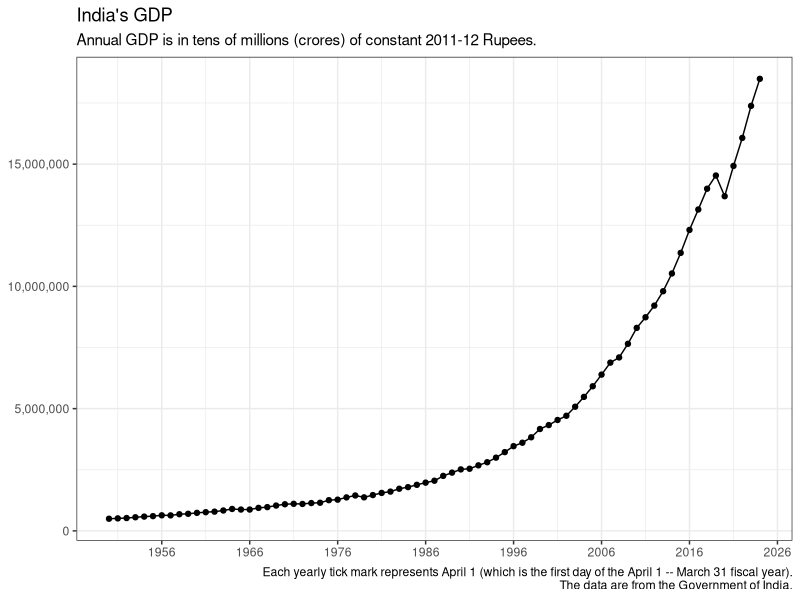
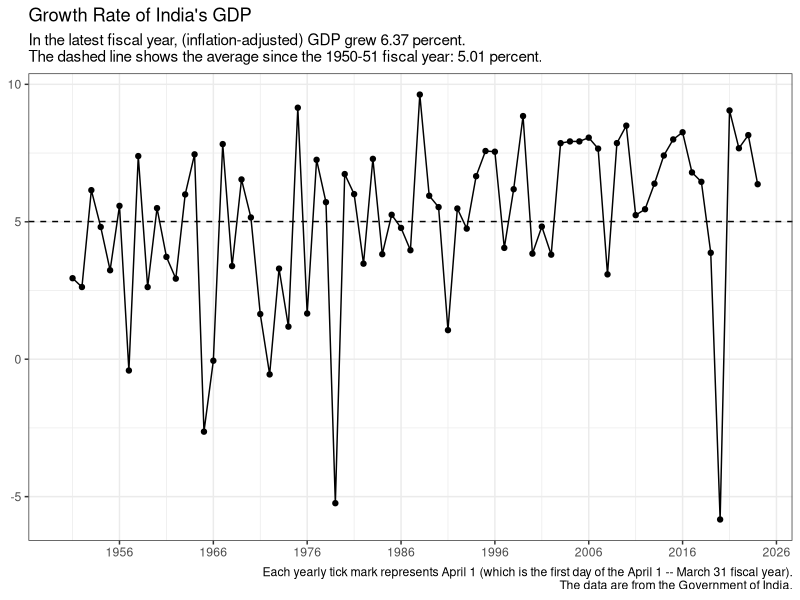
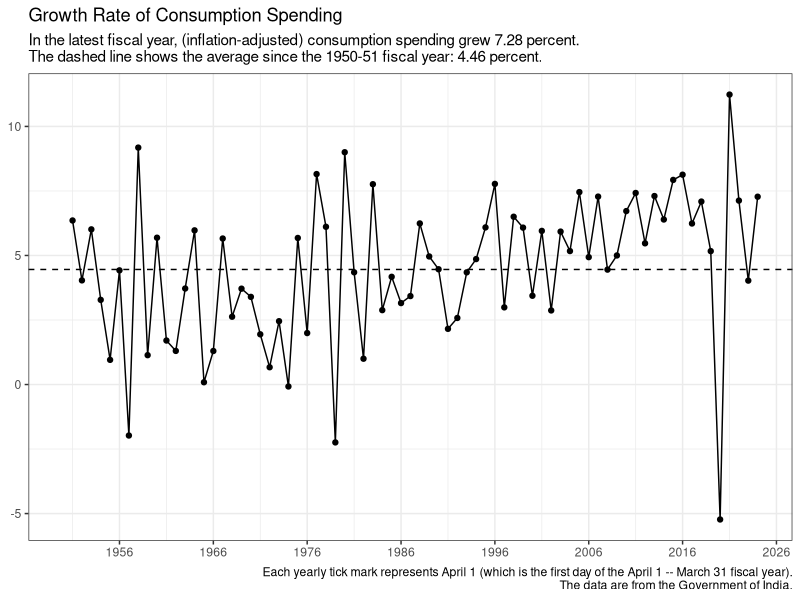
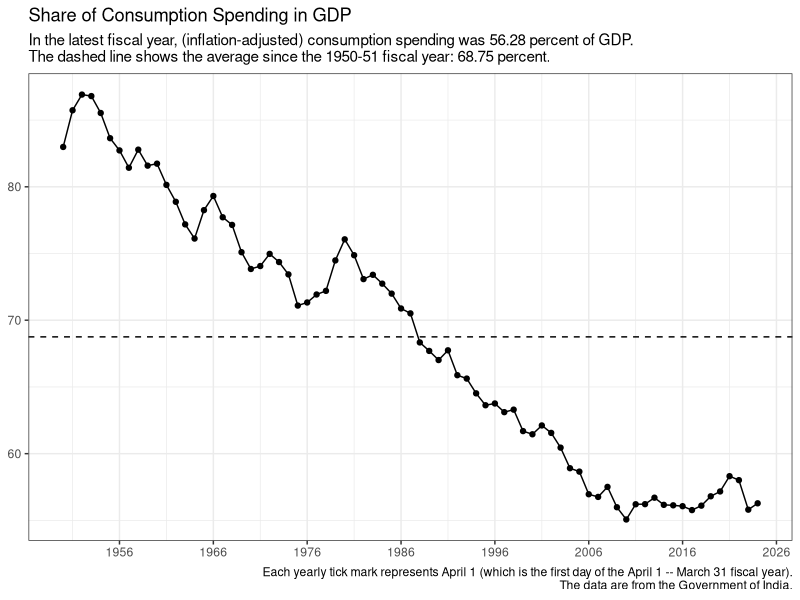
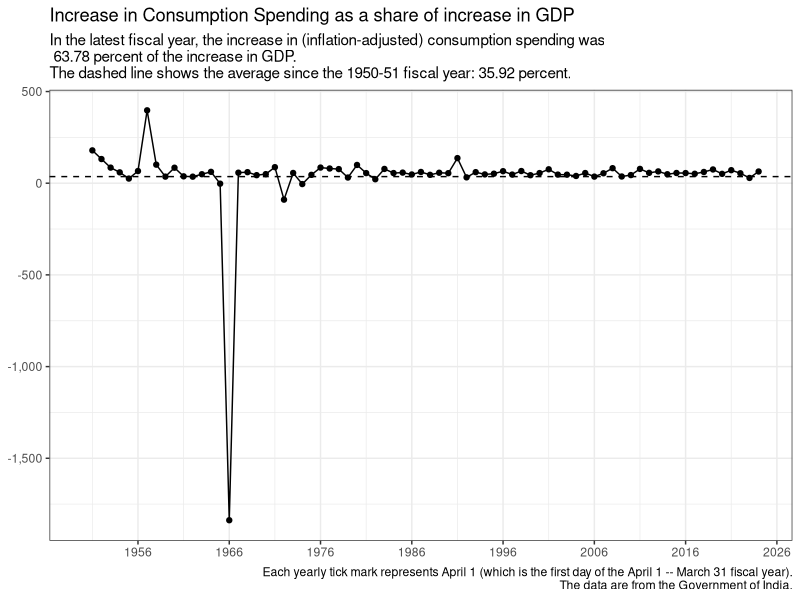
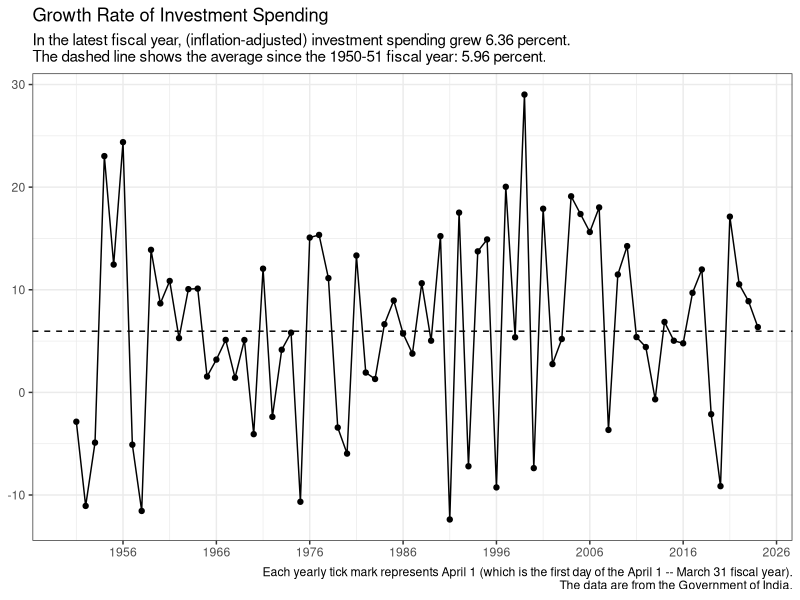
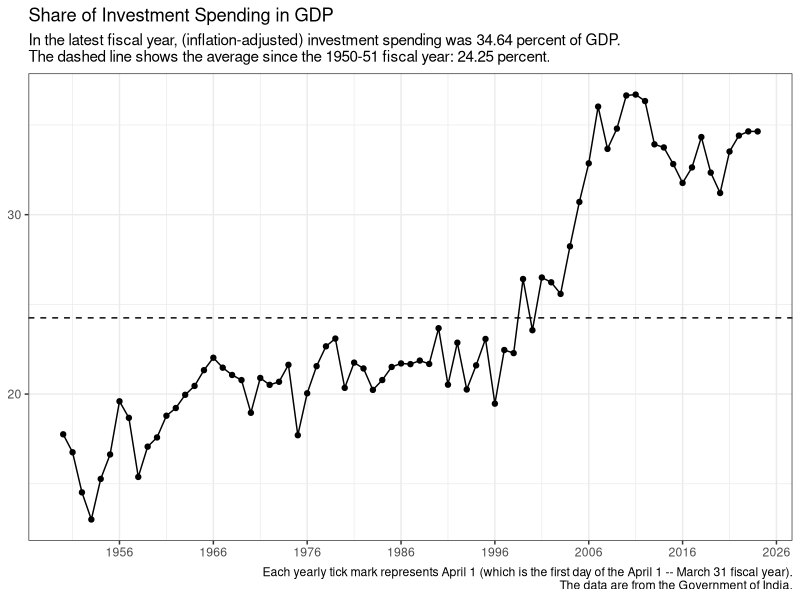
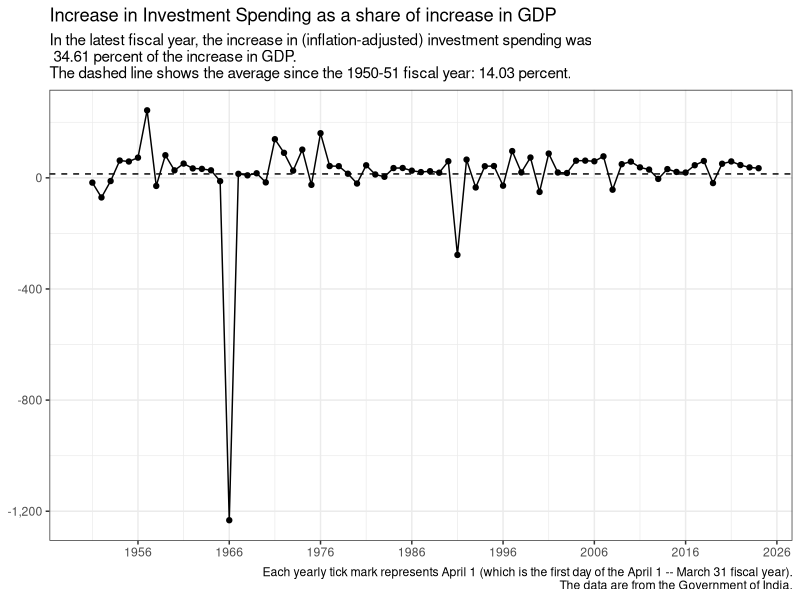

These charts were generated, in order, by the following R code:
## ---- chunk 1
knitr::opts_chunk$set(echo = TRUE)
## ---- chunk 2
#| echo: FALSE
#| message: FALSE
#| warning: FALSE

library(tidyverse)
library(readxl)
library(lubridate)

annual <- read_xlsx(
  path = "india-gdp.xlsx",
  sheet = "gdp_annual",
  col_names = TRUE
) |>
  mutate(Date = as.Date(paste0(substr(Year, start = 1, stop = 4), 
                                          "-01-01"))) |>
  relocate(Date)  

share <- function(x, y){100*x/y}
share_incr <- function(x, y){100*(x - lag(x, 1))/(y - lag(y, 1))}
growth <- function(x){100*(x - lag(x, 1))/lag(x, 1)}

annual_big <- annual |>
  mutate(I = GFCF + CIS,
         I_share = share(I, GDP),
         C_share = share(PFCE, GDP),
         G_share = share(GFCE, GDP),
         NX = Exports - Imports,
         NX_share = share(NX, GDP),
         EX_share = share(Exports, GDP),
         IM_share = share(Imports, GDP),
         # D_share = share(Discrepancies, GDP),
         Total = I_share + C_share + G_share + NX_share,   # Check. This should be 100.
         C_share_incr = share_incr(PFCE, GDP),
         I_share_incr = share_incr(I, GDP),
         G_share_incr = share_incr(GFCE, GDP),
         EX_share_incr = share_incr(Exports, GDP),
         IM_share_incr = share_incr(Imports, GDP),
         NX_share_incr = share_incr(NX, GDP),
         # D_share_incr = share_incr(Discrepancies, GDP),
         Total_share_incr = C_share_incr + I_share_incr + G_share_incr + NX_share_incr,    # Check. This should be 100.
         C_growth = growth(PFCE),
         G_growth = growth(GFCE),
         EX_growth = growth(Exports),
         IM_growth = growth(Imports),
         I_growth = growth(I),
         NX_growth = sign(NX - lag(NX, 1))*100*
           (((abs(lag(NX, 1)) + abs(NX - lag(NX, 1)))/abs(lag(NX, 1)))-1),
         GDP_growth = growth(GDP)) 

## Average annual growth over data period

date.end <- max(annual_big$Date)
date.begin <- min(annual_big$Date)

growth_mean <- function(x){
  (((x[annual_big$Date == date.end]/x[annual_big$Date == date.begin])^(1/(year(date.end) - year(date.begin)))) - 1)*100
}
  
GDP_growth_mean <- growth_mean(annual_big$GDP)
C_growth_mean <- growth_mean(annual_big$PFCE)
I_growth_mean <- growth_mean(annual_big$I)
G_growth_mean <- growth_mean(annual_big$GFCE)
EX_growth_mean <- growth_mean(annual_big$Exports)
IM_growth_mean <- growth_mean(annual_big$Imports)
NX_growth_mean <- sign((annual_big$NX[annual_big$Date == date.end] - annual_big$NX[annual_big$Date == date.begin]))*
  (((((abs(annual_big$NX[annual_big$Date == date.begin]) +
         abs(annual_big$NX[annual_big$Date == date.end] - annual_big$NX[annual_big$Date == date.begin]))/
        abs(annual_big$NX[annual_big$Date == date.begin]))^(1/(year(date.end) - year(date.begin)))) - 1)*100)


## ---- chunk 3
#| echo: FALSE
#| message: FALSE
#| warning: FALSE

options(scipen = 999)
library(scales)

graphit <- function(var, title, subtitle){
  ggplot(data = annual_big, mapping = aes(x = Date)) +
  geom_line(mapping = aes(y = var)) +
  geom_point(mapping = aes(y = var)) +
  labs (x = NULL, y = NULL, 
        title = title,
        subtitle = subtitle,
        caption = "Each yearly tick mark represents April 1 (which is the first day of the April 1 -- March 31 fiscal year).\nThe data are from the Government of India.") +
  theme_bw() + 
  scale_y_continuous(labels = scales::comma) +
  scale_x_date(labels = date_format("%Y"), date_breaks = "10 years")
}

graphit(var = annual_big$GDP, title = "India's GDP", subtitle = "Annual GDP is in tens of millions (crores) of constant 2011-12 Rupees.")

## ---- chunk 4
#| echo: FALSE
#| message: FALSE
#| warning: FALSE

subtitle_growth <- function(index_name, index, index_mean){
	paste("In the latest fiscal year,", index_name, "grew", round(index[annual_big$Date==max(annual_big$Date)],2), "percent. \nThe dashed line shows the average since the 1950-51 fiscal year:", round(index_mean,2), "percent.")
}

subtitle_share <- function(index_name, index, index_mean){
	paste("In the latest fiscal year,", index_name, "was", round(index[annual_big$Date==max(annual_big$Date)],2), "percent of GDP. \nThe dashed line shows the average since the 1950-51 fiscal year:", round(index_mean,2), "percent.")
}

subtitle_share_incr <- function(index_name, index, index_mean){
	paste("In the latest fiscal year, the increase in", index_name, "was\n", round(index[annual_big$Date==max(annual_big$Date)],2), "percent of the increase in GDP. \nThe dashed line shows the average since the 1950-51 fiscal year:", round(index_mean,2), "percent.")
}


graphit2 <- function(index, title, subtitle, index_mean){
  ggplot(data = annual_big, mapping = aes(x = Date)) +
  geom_line(mapping = aes(y = index)) +
  geom_point(mapping = aes(y = index))  +
  geom_hline(aes(yintercept = index_mean), linetype = "dashed") +
  labs (x = NULL, y = NULL, 
        title = title,
        subtitle = subtitle,
        caption = "Each yearly tick mark represents April 1 (which is the first day of the April 1 -- March 31 fiscal year).\nThe data are from the Government of India.") +
  theme_bw() + 
  scale_y_continuous(labels = scales::comma) +
  scale_x_date(labels = date_format("%Y"), date_breaks = "10 years")
}

mysubtitle <- subtitle_growth("(inflation-adjusted) GDP", annual_big$GDP_growth, GDP_growth_mean)

graphit2(index = annual_big$GDP_growth, index_mean = GDP_growth_mean, title = "Growth Rate of India's GDP", subtitle = mysubtitle)

## ---- chunk 5
#| echo: FALSE
#| message: FALSE
#| warning: FALSE

mysubtitle <- subtitle_growth("(inflation-adjusted) consumption spending", annual_big$C_growth, C_growth_mean)

graphit2(index = annual_big$C_growth, index_mean = C_growth_mean, title = "Growth Rate of Consumption Spending", subtitle = mysubtitle)

## ---- chunk 6
#| echo: FALSE
#| message: FALSE
#| warning: FALSE

mysubtitle <- subtitle_share("(inflation-adjusted) consumption spending", annual_big$C_share, mean(annual_big$C_share, na.rm = TRUE))

graphit2(index = annual_big$C_share, index_mean = mean(annual_big$C_share, na.rm = TRUE), title = "Share of Consumption Spending in GDP", subtitle = mysubtitle)

## ---- chunk 7
#| echo: FALSE
#| message: FALSE
#| warning: FALSE

mysubtitle <- subtitle_share_incr("(inflation-adjusted) consumption spending", annual_big$C_share_incr, mean(annual_big$C_share_incr, na.rm = TRUE))

graphit2(index = annual_big$C_share_incr, index_mean = mean(annual_big$C_share_incr, na.rm = TRUE), title = "Increase in Consumption Spending as a share of increase in GDP", subtitle = mysubtitle)


## ---- chunk 8
#| echo: FALSE
#| message: FALSE
#| warning: FALSE

mysubtitle <- subtitle_growth("(inflation-adjusted) investment spending", annual_big$I_growth, I_growth_mean)

graphit2(index = annual_big$I_growth, index_mean = I_growth_mean, title = "Growth Rate of Investment Spending", subtitle = mysubtitle)

## ---- chunk 9
#| echo: FALSE
#| message: FALSE
#| warning: FALSE

mysubtitle <- subtitle_share("(inflation-adjusted) investment spending", annual_big$I_share, mean(annual_big$I_share, na.rm = TRUE))

graphit2(index = annual_big$I_share, index_mean = mean(annual_big$I_share, na.rm = TRUE), title = "Share of Investment Spending in GDP", subtitle = mysubtitle)

## ---- chunk 10
#| echo: FALSE
#| message: FALSE
#| warning: FALSE

mysubtitle <- subtitle_share_incr("(inflation-adjusted) investment spending", annual_big$I_share_incr, mean(annual_big$I_share_incr, na.rm = TRUE))

graphit2(index = annual_big$I_share_incr, index_mean = mean(annual_big$I_share_incr, na.rm = TRUE), title = "Increase in Investment Spending as a share of increase in GDP", subtitle = mysubtitle)

## ---- chunk 11
#| echo: FALSE
#| message: FALSE
#| warning: FALSE

mysubtitle <- subtitle_growth("(inflation-adjusted) government spending", annual_big$G_growth, G_growth_mean)

graphit2(index = annual_big$G_growth, index_mean = G_growth_mean, title = "Growth Rate of Government Spending", subtitle = mysubtitle)
## ---- chunk 12
#| echo: FALSE
#| message: FALSE
#| warning: FALSE

mysubtitle <- subtitle_share("(inflation-adjusted) government spending", annual_big$G_share, mean(annual_big$G_share, na.rm = TRUE))

graphit2(index = annual_big$G_share, index_mean = mean(annual_big$G_share, na.rm = TRUE), title = "Share of Government Spending in GDP", subtitle = mysubtitle)

## ---- chunk 13
#| echo: FALSE
#| message: FALSE
#| warning: FALSE

mysubtitle <- subtitle_share_incr("(inflation-adjusted) investment spending", annual_big$G_share_incr, mean(annual_big$G_share_incr, na.rm = TRUE))

graphit2(index = annual_big$G_share_incr, index_mean = mean(annual_big$G_share_incr, na.rm = TRUE), title = "Increase in Government Spending as a share of increase in GDP", subtitle = mysubtitle)

## ---- chunk 14
#| echo: FALSE
#| message: FALSE
#| warning: FALSE

mysubtitle <- subtitle_growth("(inflation-adjusted) net exports", annual_big$NX_growth, NX_growth_mean)

graphit2(index = annual_big$NX_growth, index_mean = NX_growth_mean, title = "Growth Rate of Net Exports", subtitle = mysubtitle)
## ---- chunk 15
#| echo: FALSE
#| message: FALSE
#| warning: FALSE

mysubtitle <- subtitle_share("(inflation-adjusted) net exports", annual_big$NX_share, mean(annual_big$NX_share, na.rm = TRUE))

graphit2(index = annual_big$NX_share, index_mean = mean(annual_big$NX_share, na.rm = TRUE), title = "Share of net exports in GDP", subtitle = mysubtitle)

## ---- chunk 16
#| echo: FALSE
#| message: FALSE
#| warning: FALSE

mysubtitle <- subtitle_share_incr("(inflation-adjusted) net exports", annual_big$NX_share_incr, mean(annual_big$NX_share_incr, na.rm = TRUE))

graphit2(index = annual_big$NX_share_incr, index_mean = mean(annual_big$NX_share_incr, na.rm = TRUE), title = "Increase in Net Exports as a share of increase in GDP", subtitle = mysubtitle)

## ---- chunk 17
#| echo: FALSE
#| message: FALSE
#| warning: FALSE

mysubtitle <- subtitle_growth("(inflation-adjusted) exports", annual_big$EX_growth, EX_growth_mean)

graphit2(index = annual_big$EX_growth, index_mean = EX_growth_mean, title = "Growth Rate of Exports", subtitle = mysubtitle)
## ---- chunk 18
#| echo: FALSE
#| message: FALSE
#| warning: FALSE

mysubtitle <- subtitle_share("(inflation-adjusted) exports", annual_big$EX_share, mean(annual_big$EX_share, na.rm = TRUE))

graphit2(index = annual_big$EX_share, index_mean = mean(annual_big$EX_share, na.rm = TRUE), title = "Share of exports in GDP", subtitle = mysubtitle)

## ---- chunk 19
#| echo: FALSE
#| message: FALSE
#| warning: FALSE

mysubtitle <- subtitle_share_incr("(inflation-adjusted) exports", annual_big$EX_share_incr, mean(annual_big$EX_share_incr, na.rm = TRUE))

graphit2(index = annual_big$EX_share_incr, index_mean = mean(annual_big$EX_share_incr, na.rm = TRUE), title = "Increase in Exports as a share of increase in GDP", subtitle = mysubtitle)

## ---- chunk 20
#| echo: FALSE
#| message: FALSE
#| warning: FALSE

mysubtitle <- subtitle_growth("(inflation-adjusted) imports", annual_big$IM_growth, IM_growth_mean)

graphit2(index = annual_big$IM_growth, index_mean = IM_growth_mean, title = "Growth Rate of Imports", subtitle = mysubtitle)

## ---- chunk 21
#| echo: FALSE
#| message: FALSE
#| warning: FALSE

mysubtitle <- subtitle_share("(inflation-adjusted) imports", annual_big$IM_share, mean(annual_big$IM_share, na.rm = TRUE))

graphit2(index = annual_big$IM_share, index_mean = mean(annual_big$IM_share, na.rm = TRUE), title = "Share of imports in GDP", subtitle = mysubtitle)

## ---- chunk 22
#| echo: FALSE
#| message: FALSE
#| warning: FALSE

mysubtitle <- subtitle_share_incr("(inflation-adjusted) imports", annual_big$IM_share_incr, mean(annual_big$IM_share_incr, na.rm = TRUE))

graphit2(index = annual_big$IM_share_incr, index_mean = mean(annual_big$IM_share_incr, na.rm = TRUE), title = "Increase in Imports as a share of increase in GDP", subtitle = mysubtitle)

